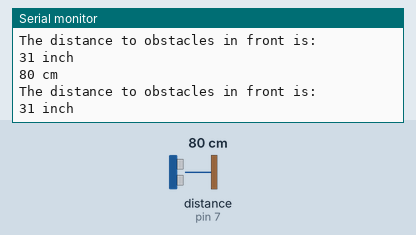
Simulated run of this sketch. Board: Arduino Uno, built with avr-gcc and run on an emulated ATmega328P. On the bench: the last lines printed to the serial monitor. The inputs (shaded band) are chosen by the test bench; at power-on: distance to the obstacle (sensor on pin 7) 80 cm.

Above: at 1.3 s.
1.4 s: distance to the obstacle (sensor on pin 7) set to 2 cm
At 1.9 s:
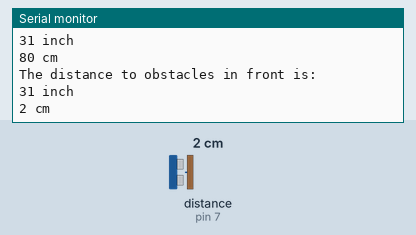
2.9 s: distance to the obstacle (sensor on pin 7) set to 4 cm
At 3.9 s:
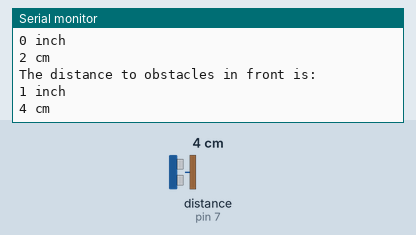
Timing chart, 0 to 5.9 s (numbered marks = the images above; inputs shaded):
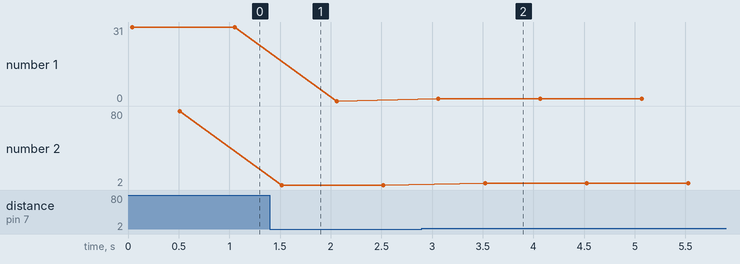

The sketch:

sonic_sensor.ino
```cpp
// Grove Ultrasonic Ranger v2.0

#include <Ultrasonic.h> // "Grove Ultrasonic Ranger 1.0.1"
// Sensor  :   Board
// GND         GND
// VCC         5V
// NC          [nothing]
// SIG         Pin 7


// takes an int representing pin number
Ultrasonic ultrasonic(7);

void setup() {
  Serial.begin(9600);

}

void loop() {
 long RangeInInches;
 long RangeInCentimeters;

 Serial.println("The distance to obstacles in front is: ");
 RangeInInches = ultrasonic.MeasureInInches();
 Serial.print(RangeInInches);//0~157 inches
 Serial.println(" inch");
 delay(500);

 RangeInCentimeters = ultrasonic.MeasureInCentimeters(); // two measurements should keep an interval
 Serial.print(RangeInCentimeters);//0~400cm
 Serial.println(" cm");
 delay(500);
}
```

Measured:
- after the input at 1.4 s, the serial monitor: prints a new line after 0.12 s (image 1)
- after the input at 2.9 s, the serial monitor: prints a new line after 0.16 s (image 2)
- plotted number 1: 31 → 0 after the input at 1.4 s, 0 → 1 after the input at 2.9 s
- plotted number 2: 80 → 2 after the input at 1.4 s, 2 → 4 after the input at 2.9 s
